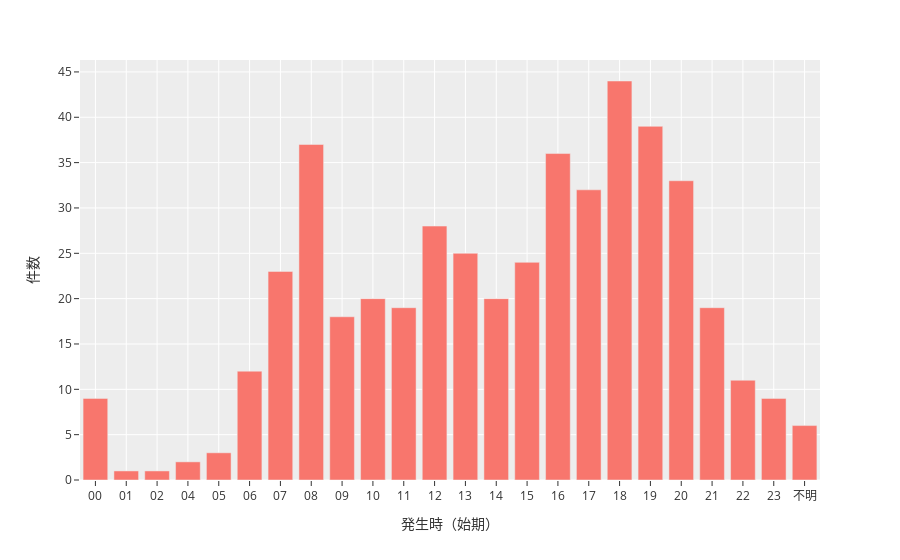

Notebook code for this chart:
### Code cell
fig = px.bar(time,
            x='発生時（始期）',
            y='件数',
            template='ggplot2' 
            )
fig.update_xaxes(categoryorder='category ascending')
fig.show()

### Figure 1 — Plotly figure (JSON) as saved in the notebook; plotly's stock layout.template omitted (floating-point values rounded to 4 significant figures)
{"data": [{"alignmentgroup": "True", "hovertemplate": "発生時（始期）=%{x}<br>件数=%{y}<extra></extra>", "legendgroup": "", "marker": {"color": "#F8766D", "pattern": {"shape": ""}}, "name": "", "offsetgroup": "", "orientation": "v", "showlegend": false, "textposition": "auto", "type": "bar", "x": ["18", "19", "08", "16", "20", "17", "12", "13", "15", "07", "14", "10", "21", "11", "09", "06", "22", "00", "23", "不明", "05", "04", "02", "01"], "xaxis": "x", "y": [44, 39, 37, 36, 33, 32, 28, 25, 24, 23, 20, 20, 19, 19, 18, 12, 11, 9, 9, 6, 3, 2, 1, 1], "yaxis": "y"}], "layout": {"barmode": "relative", "legend": {"tracegroupgap": 0}, "margin": {"t": 60}, "xaxis": {"anchor": "y", "categoryorder": "category ascending", "domain": [0, 1], "title": {"text": "発生時（始期）"}}, "yaxis": {"anchor": "x", "domain": [0, 1], "title": {"text": "件数"}}}}
